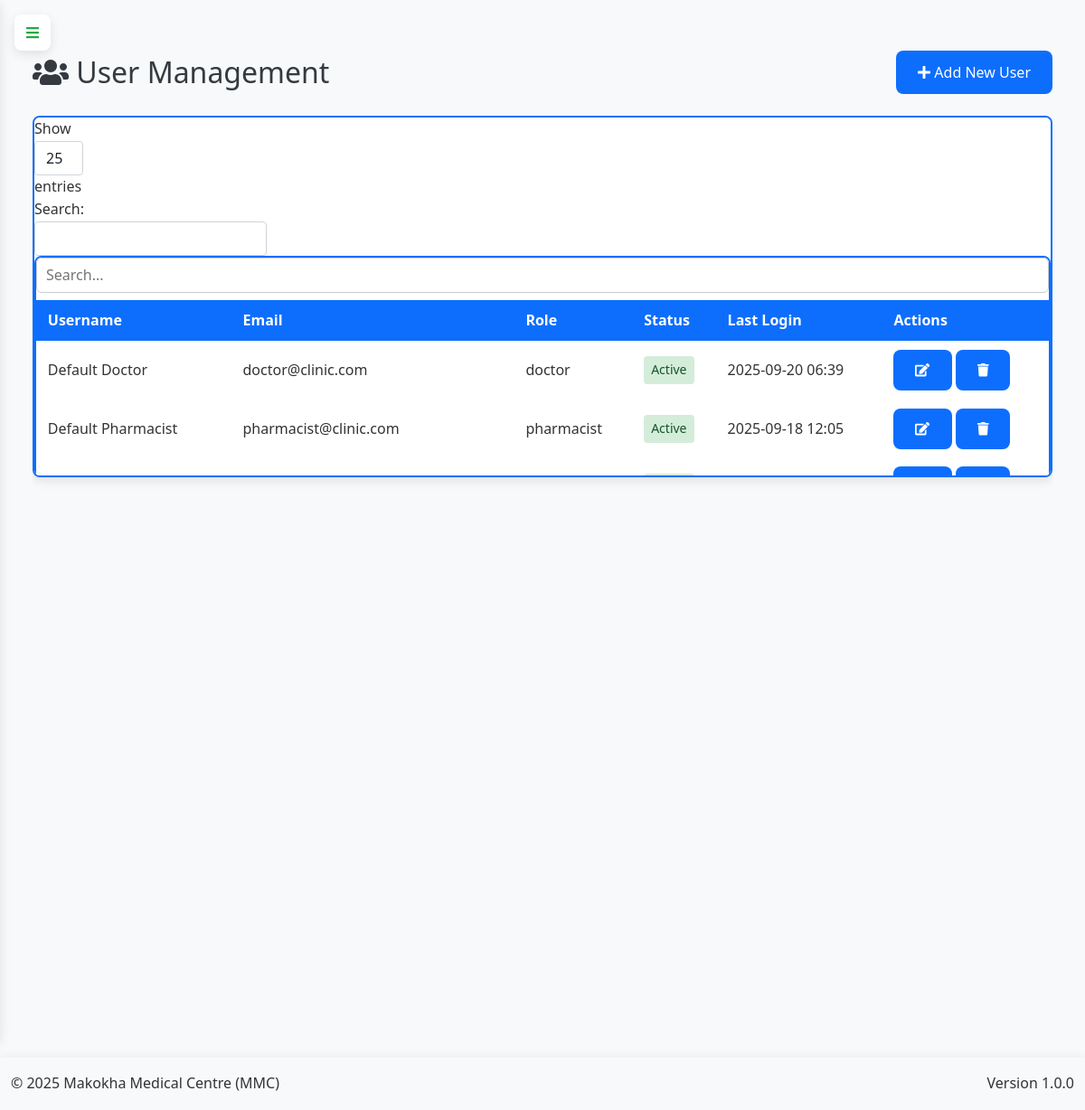
Before: /admin/users (signed in) with the older database file.
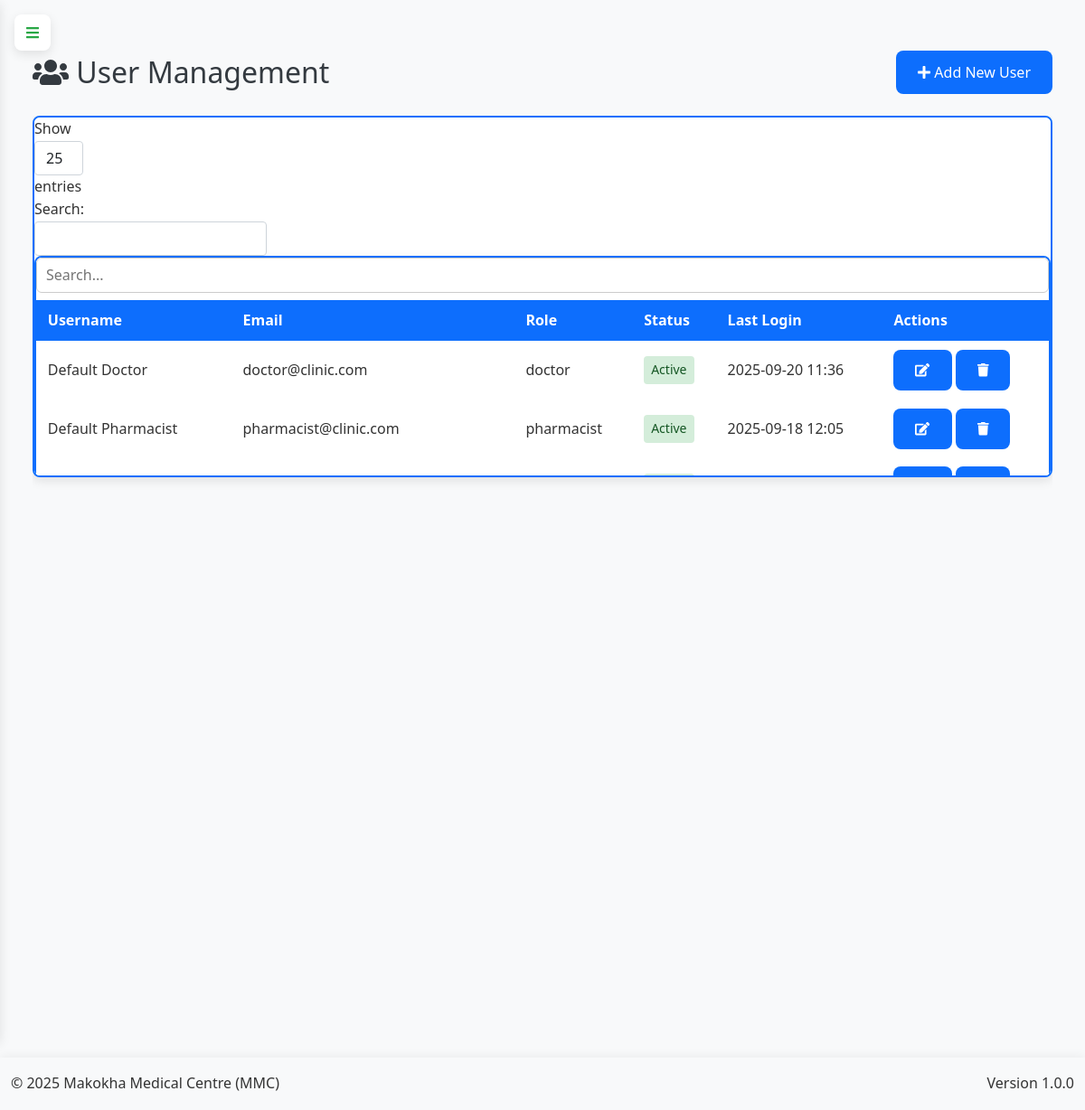
After: the same page with the newer database file.
### app.py (models this page shows, shortened)
class User(db.Model, UserMixin):
    __tablename__ = 'user'
    id = db.Column(db.Integer, primary_key=True)
    username = db.Column(db.String(50), unique=True, nullable=False)
    email = db.Column(db.String(100), unique=True, nullable=False)
    password = db.Column(db.String(200), nullable=False)
    role = db.Column(db.String(20), nullable=False, default='user')
    is_active = db.Column(db.Boolean, default=True)
    last_login = db.Column(db.DateTime)
    profile_picture = db.Column(db.String(255))
    created_at = db.Column(db.DateTime, default=lambda: datetime.now(timezone.utc))
    updated_at = db.Column(db.DateTime, default=lambda: datetime.now(timezone.utc), onupdate=lambda: datetime.now(timezone.utc))

### app.py (the view, shortened to what this page needs)
@app.route('/admin/users', methods=['GET', 'POST'])
@login_required
def manage_users():
    if current_user.role != 'admin':
        flash('Unauthorized access', 'danger')
        return redirect(url_for('home'))
    users = User.query.order_by(User.last_login.desc().nullslast(), User.username.asc()).all()
    return render_template('admin/users.html', users=users)

### app.py (called while the page is built, shortened)
@app.before_request
def initialize_data():
    global _first_request
    if not _first_request:
        return

@app.context_processor
def inject_current_date():
    return {'current_date': date.today().strftime('%Y-%m-%d')}

@app.context_processor
def inject_csrf_token():
    return dict(csrf_token=generate_csrf)

@app.context_processor
def utility_processor():
    def decrypt_data(encrypted_data):
        if not encrypted_data:
            return ""
        try:
            return Config.decrypt_data_static(encrypted_data)
        except:
            return "[Decryption Error]"
    return dict(decrypt_data=decrypt_data)

    @login_manager.user_loader
    def load_user(user_id):
        return db.session.get(User, int(user_id))

### templates/admin/users.html (shortened to what this page needs)
{% extends "base.html" %}
{% block content %}
        <div class="content">
            <div class="page-header">
                <h2><i class="fas fa-users"></i> User Management</h2>
                <div class="page-actions">
                    <button class="btn btn-primary" data-toggle="modal" data-target="#addUserModal">
                        <i class="fas fa-plus"></i> Add New User
                    </button>
                </div>
            </div>
            <div class="table-responsive">
                <table class="data-table" id="usersTable">
                    <thead>
                        <tr>
                            <th>Username</th>
                            <th>Email</th>
                            <th>Role</th>
                            <th>Status</th>
                            <th>Last Login</th>
                            <th>Actions</th>
                        </tr>
                    </thead>
                    <tbody>
                        {% for user in users %}
                        <tr>
                            <td>{{ user.username }}</td>
                            <td>{{ user.email }}</td>
                            <td>{{ user.role }}</td>
                            <td>
                                <span class="status-badge {% if user.is_active %}active{% else %}inactive{% endif %}">
                                    {% if user.is_active %}Active{% else %}Inactive{% endif %}
                                </span>
                            </td>
                            <td>
                                {% if user.last_login %}
                                    {{ user.last_login.strftime('%Y-%m-%d %H:%M') }}
                                {% else %}
                                    Never
                                {% endif %}
                            </td>
                            <td>
                                <button class="btn btn-sm btn-edit" data-id="{{ user.id }}" data-toggle="modal" data-target="#editUserModal">
                                    <i class="fas fa-edit"></i>
                                </button>
                                {% if user.id != current_user.id %}
                                <button class="btn btn-sm btn-delete" data-id="{{ user.id }}">
                                    <i class="fas fa-trash"></i>
                                </button>
                                {% endif %}
                            </td>
                        </tr>
                        {% endfor %}
                    </tbody>
                </table>
            </div>
        </div>
{% endblock %}

### templates/base.html (shortened to what this page needs)
<!DOCTYPE html>
<html lang="en">
<head>
    <link href="https://cdn.jsdelivr.net/npm/bootstrap@5.3.0/dist/css/bootstrap.min.css" rel="stylesheet">
    <link rel="stylesheet" href="https://cdn.jsdelivr.net/npm/bootstrap-icons@1.11.1/font/bootstrap-icons.css">
    <link rel="stylesheet" href="https://cdnjs.cloudflare.com/ajax/libs/font-awesome/5.15.3/css/all.min.css">
    <link href="https://cdn.jsdelivr.net/npm/select2@4.1.0-rc.0/dist/css/select2.min.css" rel="stylesheet">
    <link rel="stylesheet" href="{{ url_for('static', filename='css/style.css') }}">
    <link rel="stylesheet" href="{{ url_for('static', filename='css/dashboard.css') }}">
    <link rel="stylesheet" href="{{ url_for('static', filename='css/custom.css') }}">
</head>
<body>
    <button class="pc-toggle-nav" id="pcToggleNav">
        <i class="fas fa-bars"></i>
    </button>
    <main class="container-fluid flex-grow-1 py-3">
        {% block content %}{% endblock %}
    </main>
    <footer class="bg-light py-3 mt-auto">
        <div class="container-fluid">
            <div class="row">
                <div class="col-md-6 text-center text-md-start">
                    <p class="mb-0">&copy; 2025 Makokha Medical Centre (MMC)</p>
                </div>
                <div class="col-md-6 text-center text-md-end">
                    <p class="mb-0">Version 1.0.0</p>
                </div>
            </div>
        </div>
    </footer>
</body>
</html>

### static/css/style.css (style rules this page uses)
:root { --primary-color: #3498db; --secondary-color: #2980b9; --success-color: #2ecc71; --danger-color: #e74c3c; --warning-color: #f39c12; --info-color: #1abc9c; --light-color: #ecf0f1; --dark-color: #2c3e50; --gray-color: #95a5a6; --white-color: #ffffff; --black-color: #000000; --sidebar-width: 250px; --sidebar-collapsed-width: 0; --top-bar-height: 60px; --shadow: 0 2px 10px rgba(0, 0, 0, 0.1); --transition: all 0.3s ease; }
* { margin: 0; padding: 0; box-sizing: border-box; font-family: 'Segoe UI', Tahoma, Geneva, Verdana, sans-serif; }
.btn { position: relative; z-index: auto; }
.content, .main-content, .dashboard-container { position: static !important; overflow: visible !important; }
body { background-color: #f5f6fa; color: #333; line-height: 1.6; overflow-x: hidden; }
button, input, select, textarea { font-family: inherit; font-size: inherit; }
.btn { display: inline-block; padding: 8px 16px; border: none; border-radius: 4px; background-color: var(--primary-color); color: white; cursor: pointer; transition: var(--transition); }
.btn-sm { padding: 5px 10px; font-size: 0.9rem; }
.btn-primary { background-color: var(--primary-color); }
.content { flex: 1; padding: 20px; overflow-y: auto; }
.data-table { width: 100%; border-collapse: collapse; margin-bottom: 20px; }
.data-table th, .data-table td { padding: 12px 15px; text-align: left; border-bottom: 1px solid #eee; }
.data-table th { background-color: #f8f9fa; font-weight: 600; color: var(--dark-color); }
.status-badge { display: inline-block; padding: 4px 8px; border-radius: 4px; font-size: 0.8rem; font-weight: 500; color: white; }
.status-badge.active { background-color: var(--success-color); }

### templates/base.html (style rules this page uses)
:root { --sidebar-width: 260px; --sidebar-collapsed-width: 0px; --primary-color: #0d6efd; --primary-dark: #0a58ca; --secondary-color: #6c757d; --header-height: 60px; --transition-speed: 0.3s; --border-color: rgba(255, 255, 255, 0.1); --table-blue: #0d6efd; --table-white: #ffffff; --hamburger-red: #dc3545; --hamburger-green: #28a745; --bg-light: #f8f9fa; --text-dark: #212529; --shadow: 0 4px 12px rgba(0, 0, 0, 0.1); --radius: 8px; }
body { background-color: var(--bg-light); font-family: 'Segoe UI', Tahoma, Geneva, Verdana, sans-serif; line-height: 1.6; padding-top: 20px; }
.pc-toggle-nav { position: fixed; left: 1rem; top: 1rem; z-index: 1060; width: 40px; height: 40px; border-radius: 8px; background: white; border: none; color: var(--hamburger-green); display: none; align-items: center; justify-content: center; cursor: pointer; box-shadow: var(--shadow); transition: all var(--transition-speed); }
main.container-fluid { margin-left: 0; transition: margin var(--transition-speed) ease; min-height: 100vh; padding: 1rem; width: 100%; }
.table-container table { width: 100%; border-collapse: separate; border-spacing: 0; table-layout: auto; }
.table-container th { background-color: var(--table-blue) !important; color: var(--table-white) !important; position: sticky; top: 0; padding: 0.6rem 0.8rem; font-weight: 600; white-space: nowrap; border: none; text-align: left; z-index: 2; }
.table-container td { padding: 0.6rem 0.8rem; vertical-align: middle; border: none; white-space: nowrap; overflow: hidden; text-overflow: ellipsis; max-width: 250px; }
.table-container tbody tr { transition: background-color 0.2s; }
.btn { border-radius: var(--radius); padding: 0.75rem 1.5rem; font-weight: 500; transition: all 0.3s; }
.btn-primary { background-color: var(--primary-color); border-color: var(--primary-color); }
footer { background: white; box-shadow: 0 -2px 10px rgba(0,0,0,0.05); }
@media (min-width: 1200px) { .pc-toggle-nav { display: flex !important; } }

### templates/admin/users.html (style rules this page uses)
.status-badge { display: inline-block; padding: 0.25rem 0.5rem; border-radius: 0.25rem; font-size: 0.875rem; font-weight: 500; }
.status-badge.active { background-color: #d4edda; color: #155724; }
.page-header { display: flex; justify-content: space-between; align-items: center; margin-bottom: 1.5rem; }
.page-header h2 { margin: 0; color: #343a40; }
.page-actions .btn { margin-left: 0.5rem; }

Changed rows visible on the page:
changed User "Default Doctor": last_login "2025-09-20 06:39" → "2025-09-20 11:36"
